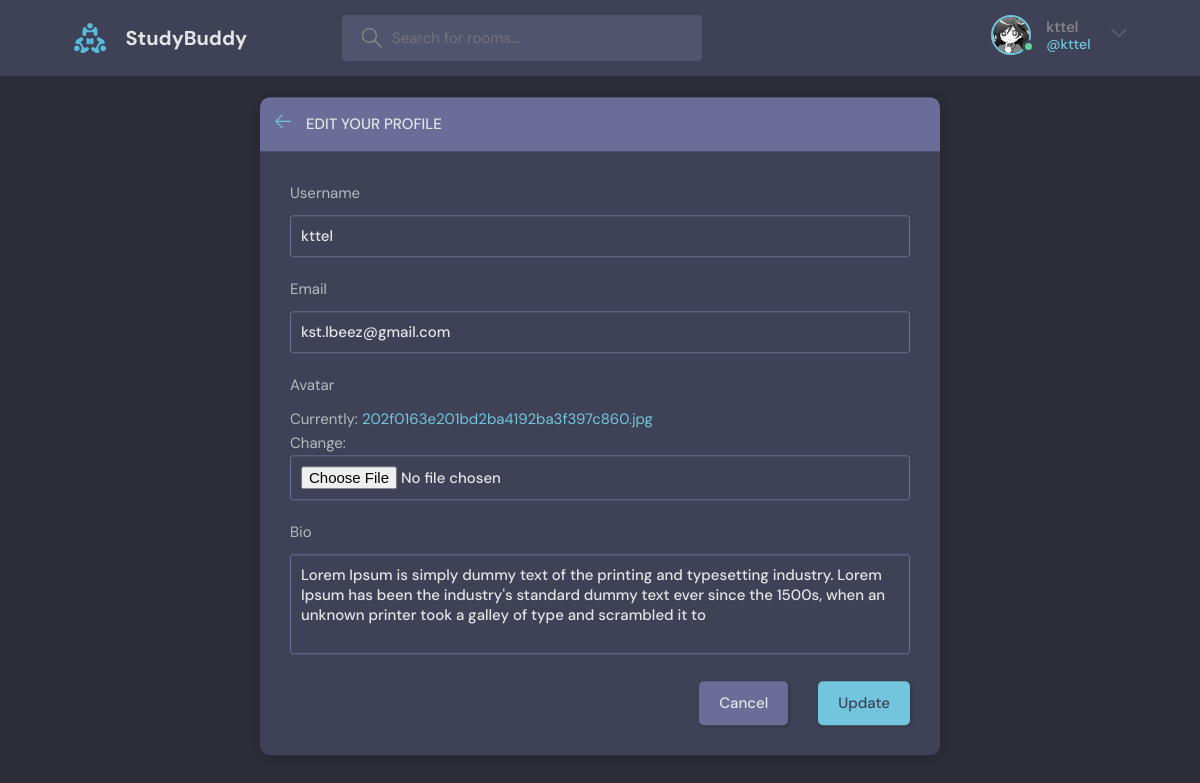
The page /users/edit/ (signed in) on the database its author committed.
### base/models.py (models this page shows)
class User(AbstractUser):
    name = models.CharField(max_length=200, null=True)
    email = models.EmailField(unique=True, null=True)
    bio = models.TextField(null=True, blank=True)
    avatar = models.ImageField(null=True, default='avatar.svg')
    USERNAME_FIELD = 'email'
    REQUIRED_FIELDS = []
    def __str__(self):
        return self.username

### users/views.py (the view, shortened to what this page needs)
# urls.py: path('edit/', views.UpdateProfileView.as_view(), name='edit-user'),
class UpdateProfileView(LoginRequiredMixin, generic.UpdateView):
    model = get_user_model()
    form_class = forms.UserForm
    template_name = 'users/edit-user.html'
    def get_object(self, queryset=None):
        return self.request.user

### users/forms.py
class UserForm(forms.ModelForm):
    class Meta:
        model = get_user_model()
        fields = ['username', 'email', 'avatar', 'bio']

### users/templates/users/edit-user.html (shortened to what this page needs)
{% extends 'main.html' %}
{% block content %}
    <main class="update-account layout">
        <div class="container">
            <div class="layout__box">
                <div class="layout__boxHeader">
                    <div class="layout__boxTitle">
                        <a href="{% url 'user-profile' request.user.pk %}">
                            <svg version="1.1" xmlns="http://www.w3.org/2000/svg" width="32" height="32"
                                viewBox="0 0 32 32">
                                <title>arrow-left</title>
                                <path
                                    d="M13.723 2.286l-13.723 13.714 13.719 13.714 1.616-1.611-10.96-10.96h27.625v-2.286h-27.625l10.965-10.965-1.616-1.607z">
                                </path>
                            </svg>
                        </a>
                        <h3>Edit your profile</h3>
                    </div>
                </div>
                <div class="layout__body">
                    <form class="form" method="POST" enctype="multipart/form-data">
                      {% for field in form %}
                        <div class="form__group">
                            <label for="{{ field.id_for_label }}">{{ field.label }}</label>
                            {{ field }}
                        </div>
                      {% endfor %}
                        <div class="form__action">
                            <a class="btn btn--dark" href="{% url 'home' %}">Cancel</a>
                            <button class="btn btn--main" type="submit">Update</button>
                        </div>
                    </form>
                </div>
            </div>
        </div>
    </main>
{% endblock %}

### templates/navbar.html (shortened to what this page needs)
{% load static %}
<header class="header header--loggedIn">
    <div class="container">
      <a href="{% url 'home' %}" class="header__logo">
        <img src="{% static 'images/logo.svg' %}" />
        <h1>StudyBuddy</h1>
      </a>
      <form class="header__search" action="{% url 'home' %}">
        <label>
          <input placeholder="Search for rooms..." name="q"/>
        </label>
      </form>
      <nav class="header__menu">
        {% if request.user.is_authenticated %}
            <div class="header__user">
            <a href="{% url 'user-profile' request.user.id %}">
                <div class="avatar avatar--medium active">
                <img src="{{ request.user.avatar.url }}" />
                </div>
                <p>{{ request.user }} <span>@{{ request.user }}</span></p>
            </a>
            <button class="dropdown-button">
                <svg version="1.1" xmlns="http://www.w3.org/2000/svg" width="32" height="32" viewBox="0 0 32 32">
                <title>chevron-down</title>
                <path d="M16 21l-13-13h-3l16 16 16-16h-3l-13 13z"></path>
                </svg>
            </button>
            </div>
        {% else %}
        <a href="{% url 'login' %}">
          <img src="{% static 'images/avatar.svg' %}" />
          <p>Login</p>
        </a>
        {% endif %}
      </nav>
    </div>
</header>

### rows shown on the page
User: user.avatar (picture), user "kttel", form "kttel" "kst.lbeez@gmail.com" "Lorem Ipsum is simply dummy text of the printing and typesetting industry. Lorem Ipsum has been the industry's standard dummy text ever since the 1500s, when an unknown printer took a galley of type and scrambled it to"

### other values the page prints
{{ field.label }} "Username" "Email" "Avatar" "Bio"
